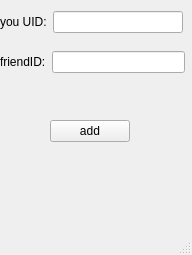
<?xml version="1.0" encoding="UTF-8"?>
<ui version="4.0">
 <class>AddFriendWindow</class>
 <widget class="QMainWindow" name="AddFriendWindow">
  <property name="geometry">
   <rect>
    <x>0</x>
    <y>0</y>
    <width>192</width>
    <height>255</height>
   </rect>
  </property>
  <property name="windowTitle">
   <string>MainWindow</string>
  </property>
  <widget class="QWidget" name="centralwidget">
   <widget class="QPushButton" name="pushButtonadd">
    <property name="geometry">
     <rect>
      <x>50</x>
      <y>120</y>
      <width>80</width>
      <height>22</height>
     </rect>
    </property>
    <property name="text">
     <string>add</string>
    </property>
   </widget>
   <widget class="QWidget" name="">
    <property name="geometry">
     <rect>
      <x>0</x>
      <y>10</y>
      <width>183</width>
      <height>24</height>
     </rect>
    </property>
    <layout class="QHBoxLayout" name="horizontalLayout">
     <item>
      <widget class="QLabel" name="label_uid">
       <property name="text">
        <string>you UID:</string>
       </property>
      </widget>
     </item>
     <item>
      <widget class="QLineEdit" name="lineEdituid"/>
     </item>
    </layout>
   </widget>
   <widget class="QWidget" name="">
    <property name="geometry">
     <rect>
      <x>0</x>
      <y>50</y>
      <width>185</width>
      <height>24</height>
     </rect>
    </property>
    <layout class="QHBoxLayout" name="horizontalLayout_2">
     <item>
      <widget class="QLabel" name="label_fid">
       <property name="text">
        <string>friendID:</string>
       </property>
      </widget>
     </item>
     <item>
      <widget class="QLineEdit" name="lineEdit_fid"/>
     </item>
    </layout>
   </widget>
  </widget>
  <widget class="QMenuBar" name="menubar">
   <property name="geometry">
    <rect>
     <x>0</x>
     <y>0</y>
     <width>192</width>
     <height>19</height>
    </rect>
   </property>
  </widget>
  <widget class="QStatusBar" name="statusbar"/>
 </widget>
 <resources/>
 <connections/>
</ui>
